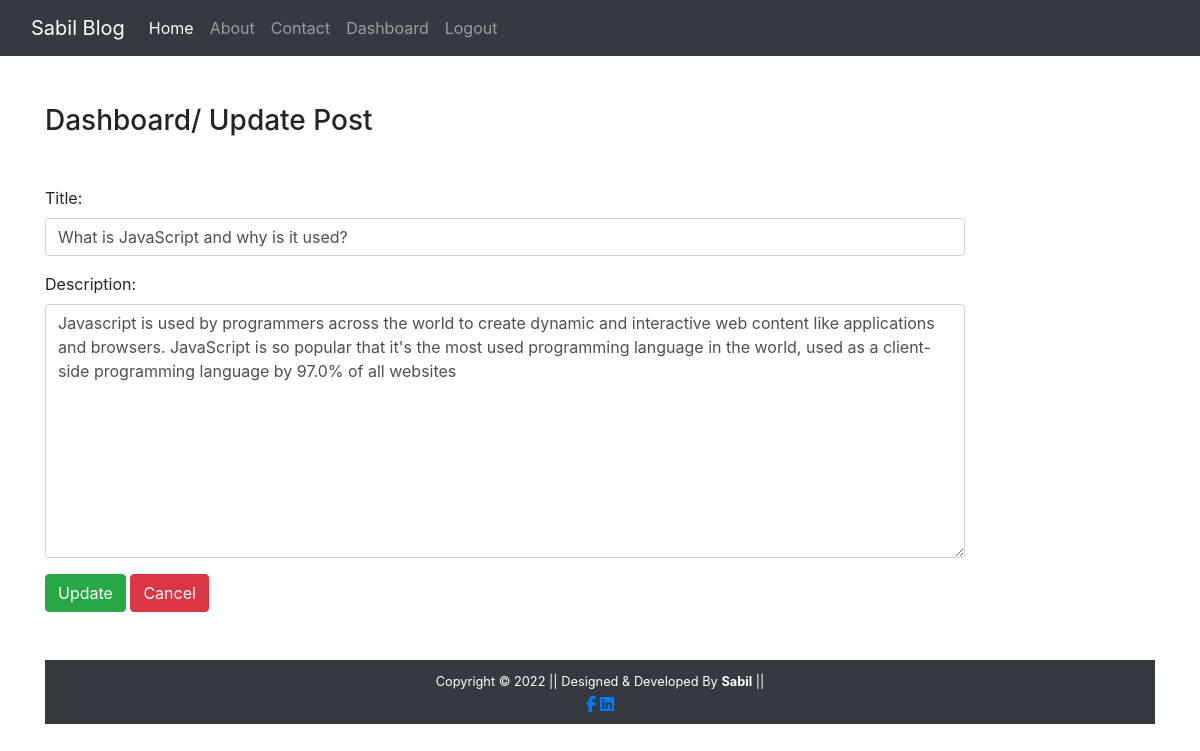
Page /updatepost/3/ (signed in) on the committed database.
### blog/models.py (models this page shows)
class Post(models.Model):
 title = models.CharField(max_length=150)
 desc = models.TextField()

### blog/views.py (the view)
# urls.py: path('updatepost/<int:id>/', views.update_post, name='updatepost'),
def update_post(request, id):
  if request.user.is_authenticated:
    if request.method == 'POST':
      pi = Post.objects.get(pk=id)
      form = PostForm(request.POST, instance=pi)
      if form.is_valid():
        form.save()
    else:
      pi = Post.objects.get(pk=id)
      form = PostForm(instance=pi)
    return render(request, 'blog/updatepost.html', {'form':form})
  else:
    return HttpResponseRedirect('/login/')

### blog/forms.py
class PostForm(forms.ModelForm):
  class Meta:
    model = Post
    fields = ['title', 'desc']
    labels = {'title':'Title', 'desc':'Description'}
    widgets = {'title':forms.TextInput(attrs={'class':'form-control'}),
    'desc':forms.Textarea(attrs={'class':'form-control'}), }

### blog/templates/blog/updatepost.html (shortened to what this page needs)
{% extends 'blog/base.html' %}
{% load static %}
{% block content %}
<div class="col-sm-10">
<h3 class=" my-5">Dashboard/ Update Post</h3>
<form action="" method="post" novalidate>
 {{form.as_p}}
 <input type="submit" value="Update" class="btn btn-success">
 <a href="{% url 'dashboard' %}" class="btn btn-danger">Cancel</a>
</form>
</div>
{% endblock content %}

### rows in the picture
Post: title "What is JavaScript and why is it used?", desc "Javascript is used by programmers across the world to create dynamic and interactive web content like applications and browsers. JavaScript is so popular that it's the most used programming language in the world, used as a client-side programming language by 97.0% of all websites"
